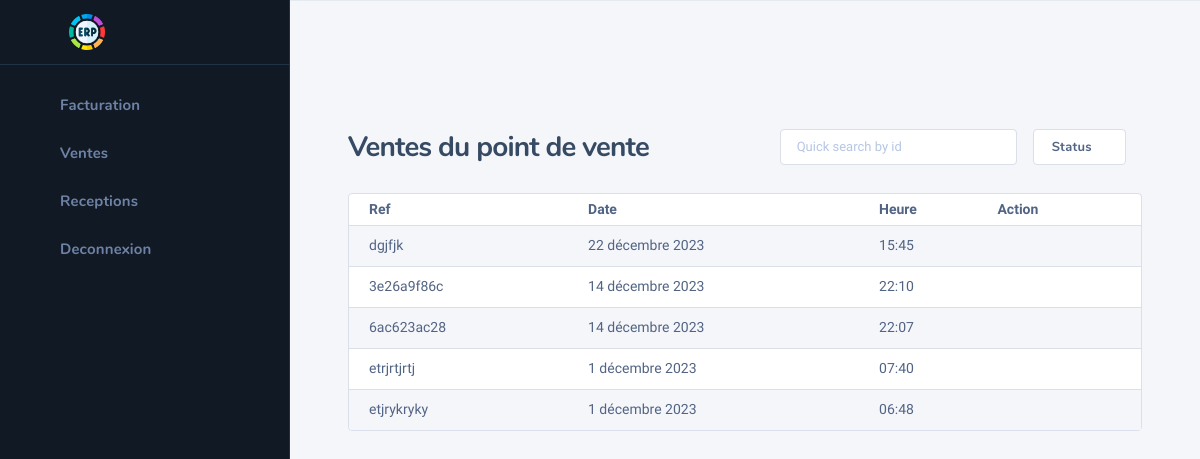
Page /sales-pv2/ (signed in) on the committed database.
### comm/models.py (models this page shows, shortened)
class OrderFact(models.Model):
    ref = models.CharField(max_length=10, null=True)
    pv = models.ForeignKey(PointVente, on_delete=models.CASCADE, null=True)
    completed = models.BooleanField(default=False)
    date = models.DateField(auto_now_add=True)
    heure = models.TimeField(auto_now_add=True)

### auth_user/decorators.py (the view)
        def wrapper_func(request, *args, **kwargs):
            groups = None
            check = False
            if request.user.groups.exists():
                groups = request.user.groups.all()
            for group in groups:
                if group.name in allowed_roles:
                    check = True
            if check is True:
                return view_func(request, *args, **kwargs)
            elif check is False:
                return HttpResponse("Permission non accordée !")
            return wrapper_func(request, *args, **kwargs)

### facturation/views.py (called while the page is built)
def generate_unique_uid():
    return uuid.uuid4().hex[:10]

@login_required(login_url='login')
@allowed_users(allowed_roles=['Facturation admin'])
def SalesPvView(request):
    sales = OrderFact.objects.filter(pv=request.user.cashier.pv, completed=True).order_by('-id')
    return render(request, 'facturation/sales.html', context={'livraisons': sales, 'ref': generate_unique_uid()})

### templates/facturation/sales.html (shortened to what this page needs)
{% extends 'facturation/base-facturation.html' %}
{% block content %}
    {% include 'facturation/facturation_sidebar.html' %}
    <div class="nk-wrap">
        <div class="nk-content">
            <div class="nk-content ">
                <div class="container-fluid">
                    <div class="nk-content-inner">
                        <div class="nk-content-body">
                            <div class="nk-block-head nk-block-head-sm">
                                <div class="nk-block-between">
                                    <div class="nk-block-head-content">
                                        <h3 class="nk-block-title page-title">Ventes du point de vente</h3>
                                    </div>
                                    <div class="nk-block-head-content">
                                        <div class="toggle-wrap nk-block-tools-toggle">
                                            <div class="toggle-expand-content" data-content="pageMenu">
                                                <ul class="nk-block-tools g-3">
                                                    <li>
                                                        <div class="form-control-wrap">
                                                            <div class="form-icon form-icon-right">
                                                                <em class="icon ni ni-search"></em>
                                                            </div>
                                                            <input type="text" class="form-control" id="default-04"
                                                                   placeholder="Quick search by id">
                                                        </div>
                                                    </li>
                                                    <li>
                                                        <div class="drodown">
                                                            <a href="#"
                                                               class="dropdown-toggle dropdown-indicator btn btn-outline-light btn-white"
                                                               data-bs-toggle="dropdown">Status</a>
                                                        </div>
                                                    </li>
                                                    <li class="nk-block-tools-opt">
                                                    </li>
                                                </ul>
                                            </div>
                                        </div>
                                    </div>
                                </div>
                            </div>
                            <div class="nk-block">
                                <div class="card card-bordered">
                                    <div class="card-inner-group">
                                        <div class="card-inner p-0">
                                            <table class="datatable-init-export nowrap table table-striped"
                                                   data-export-title="Export">
                                                <thead>
                                                <tr>
                                                    <th>Ref</th>
                                                    <th>Date</th>
                                                    <th>Heure</th>
                                                    <th>Action</th>
                                                </tr>
                                                </thead>
                                                <tbody>
                                                {% for livraison in livraisons %}
                                                    <tr>
                                                        <td>{{ livraison.ref }}</td>
                                                        <td>{{ livraison.date }}</td>
                                                        <td>{{ livraison.heure }}</td>
                                                        <td class="center">
                                                            <ul class="nk-tb-actions gx-1 my-n1">
                                                                <li class="me-n1">
                                                                    <div class="dropdown">
                                                                        <a href="#"
                                                                           class="dropdown-toggle btn btn-icon btn-trigger"
                                                                           data-bs-toggle="dropdown"><em
                                                                                class="icon ni ni-more-h"></em></a>
                                                                    </div>
                                                                </li>
                                                            </ul>
                                                        </td>
                                                    </tr>
                                                {% endfor %}
                                                </tbody>
                                            </table>
                                        </div>
                                    </div>
                                </div>
                            </div>
                        </div>
                    </div>
                </div>
            </div>
        </div>
    </div>
{% endblock %}

### rows in the picture
OrderFact: ref "dgjfjk", date "22 décembre 2023", heure "15:45"
OrderFact: ref "3e26a9f86c", date "14 décembre 2023", heure "22:10"
OrderFact: ref "6ac623ac28", date "14 décembre 2023", heure "22:07"
OrderFact: ref "etrjrtjrtj", date "1 décembre 2023", heure "07:40"
OrderFact: ref "etjrykryky", date "1 décembre 2023", heure "06:48"
